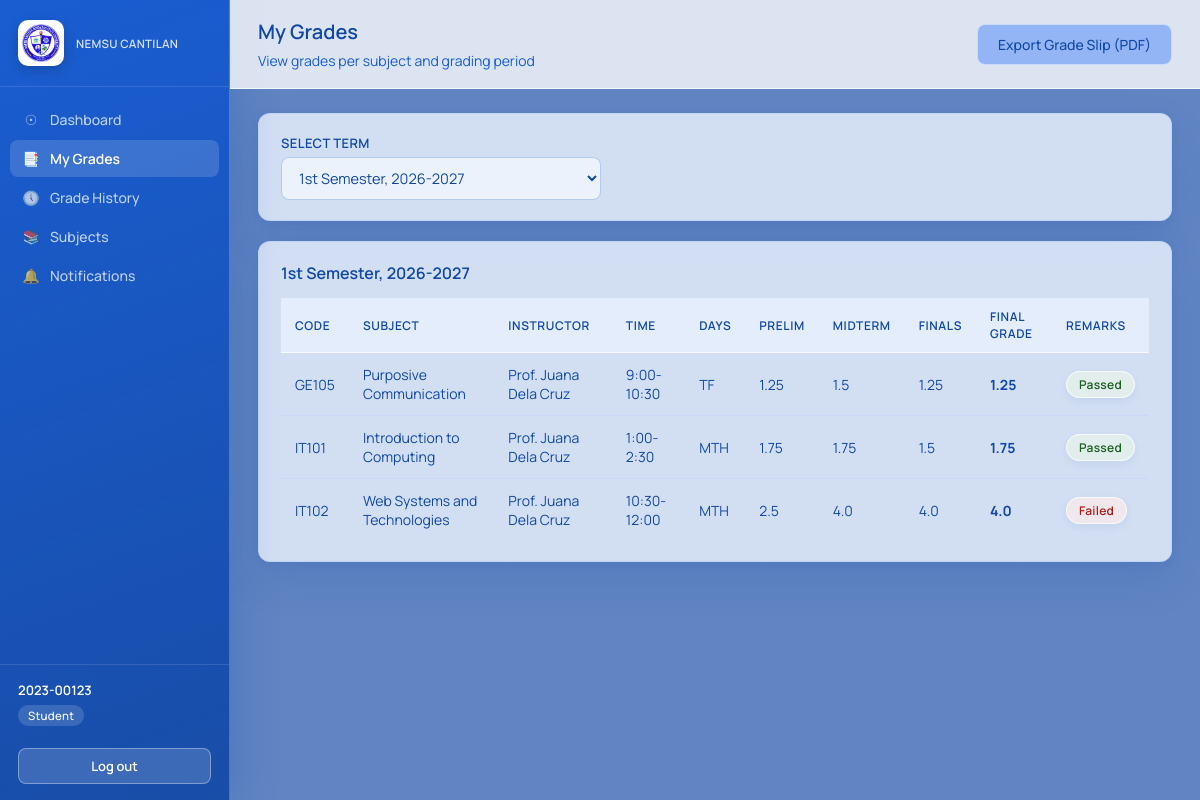
Screenshot of /student/grades (signed in) with the database file from the repository.
### tables this page shows
CREATE TABLE grades (
    id INTEGER PRIMARY KEY AUTOINCREMENT,
    enrollment_id INTEGER UNIQUE NOT NULL REFERENCES enrollments(id),
    prelim REAL,
    midterm REAL,
    finals REAL,
    final_grade REAL,
    remarks TEXT,
    status TEXT NOT NULL DEFAULT 'draft'
        CHECK (status IN ('draft', 'submitted', 'approved', 'released')),
    updated_at TEXT NOT NULL DEFAULT (datetime('now'))
);

CREATE TABLE subjects (
    id INTEGER PRIMARY KEY AUTOINCREMENT,
    code TEXT UNIQUE NOT NULL,
    name TEXT NOT NULL,
    units REAL NOT NULL DEFAULT 3
);

CREATE TABLE faculty (
    user_id INTEGER PRIMARY KEY REFERENCES users(id) ON DELETE CASCADE,
    full_name TEXT NOT NULL
, employee_id TEXT, verification_status TEXT NOT NULL DEFAULT 'approved', position TEXT NOT NULL DEFAULT 'Faculty', profile_image TEXT);

CREATE TABLE class_offerings (
    id INTEGER PRIMARY KEY AUTOINCREMENT,
    subject_id INTEGER NOT NULL REFERENCES subjects(id),
    section_id INTEGER NOT NULL REFERENCES sections(id),
    faculty_user_id INTEGER REFERENCES users(id),
    semester TEXT NOT NULL CHECK (semester IN ('1st Semester', '2nd Semester', 'Summer')),
    school_year TEXT NOT NULL
, meeting_time TEXT, meeting_days TEXT);

### routes/student.py (the view)
@bp.route("/grades")
@role_required("student")
def grades():
    conn = get_db()
    stu = _student(conn)
    terms = _terms_for_student(conn, session["user_id"])
    sem = request.args.get("semester")
    sy = request.args.get("school_year")
    current = (sem, sy) if sem and sy else (terms[0] if terms else (None, None))
    rows = _grades_for_term(conn, session["user_id"], *current) if current[0] else []
    conn.close()
    return render_template(
        "student/grades.html", student=stu, rows=rows, terms=terms, current=current,
    )

### app.py (called while the page is built)
def create_app():
    app = Flask(__name__)
    app.secret_key = "ogvs-dev-secret-key-change-me"  # TODO: move to env var in production
    app.register_blueprint(auth_bp)
    app.register_blueprint(student_bp)
    app.register_blueprint(faculty_bp)
    app.register_blueprint(admin_bp)
    @app.context_processor
    def inject_globals():
        from flask import session
        return {"current_role": session.get("role"), "current_username": session.get("username")}
    @app.errorhandler(403)
    def forbidden(e):
        return "403 — You don't have access to this page.", 403
    @app.errorhandler(404)
    def not_found(e):
        return "404 — Page not found.", 404
    return app

### database.py (called while the page is built)
def get_db():
    DB_PATH.parent.mkdir(exist_ok=True)
    conn = sqlite3.connect(DB_PATH)
    conn.row_factory = sqlite3.Row
    conn.execute("PRAGMA foreign_keys = ON")
    return conn

### routes/student.py (called while the page is built)
def _student(conn):
    return conn.execute(
        "SELECT * FROM students WHERE user_id = ?", (session["user_id"],)
    ).fetchone()

def _terms_for_student(conn, user_id):
    rows = conn.execute(
        """SELECT DISTINCT co.semester, co.school_year
           FROM enrollments e
           JOIN class_offerings co ON co.id = e.offering_id
           WHERE e.student_user_id = ?
           ORDER BY co.school_year DESC, co.semester""",
        (user_id,),
    ).fetchall()
    return [(r["semester"], r["school_year"]) for r in rows]

def _grades_for_term(conn, user_id, semester, school_year):
    return conn.execute(
        """SELECT s.code, s.name, s.units, co.meeting_time, co.meeting_days,
              g.prelim, g.midterm, g.finals,
                  g.final_grade, g.remarks, g.status, f.full_name AS instructor
           FROM enrollments e
           JOIN class_offerings co ON co.id = e.offering_id
           JOIN subjects s ON s.id = co.subject_id
           LEFT JOIN grades g ON g.enrollment_id = e.id
           LEFT JOIN faculty f ON f.user_id = co.faculty_user_id
           WHERE e.student_user_id = ? AND co.semester = ? AND co.school_year = ?
           ORDER BY s.code""",
        (user_id, semester, school_year),
    ).fetchall()

### templates/student/grades.html (shortened to what this page needs)
{% extends "base.html" %}
{% block page_title %}My Grades{% endblock %}
{% block page_subtitle %}View grades per subject and grading period{% endblock %}
{% block topbar_actions %}
{% if current[0] %}
<a class="btn btn-gold" href="{{ url_for('student.grade_slip', school_year=current[1], semester=current[0]) }}">Export Grade Slip (PDF)</a>
{% endif %}
{% endblock %}
{% block content %}
<div class="card">
  <div style="max-width:320px;">
    <label for="term">Select term</label>
    <select id="term" style="margin-bottom:0;">
      {% for sem, sy in terms %}
      <option value="{{ sem }}|{{ sy }}" {% if current[0]==sem and current[1]==sy %}selected{% endif %}>
        {{ sem }}, {{ sy }}
      </option>
      {% endfor %}
    </select>
  </div>
</div>
<div class="card">
  <h3>{{ current[0] }}, {{ current[1] }}</h3>
  {% if rows %}
  <div class="table-wrap">
  <table>
    <thead><tr><th>Code</th><th>Subject</th><th>Instructor</th><th>Time</th><th>Days</th><th>Prelim</th><th>Midterm</th><th>Finals</th><th>Final Grade</th><th>Remarks</th></tr></thead>
    <tbody>
      {% for r in rows %}
      <tr>
        <td>{{ r.code }}</td>
        <td>{{ r.name }}</td>
        <td>{{ r.instructor or "—" }}</td>
        <td>{{ r.meeting_time or "—" }}</td>
        <td>{{ r.meeting_days or "—" }}</td>
        {% if r.status == 'released' %}
        <td>{{ r.prelim if r.prelim is not none else "—" }}</td>
        <td>{{ r.midterm if r.midterm is not none else "—" }}</td>
        <td>{{ r.finals if r.finals is not none else "—" }}</td>
        <td><strong>{{ r.final_grade }}</strong></td>
        <td><span class="badge badge-{{ 'passed' if r.remarks == 'Passed' else 'failed' }}">{{ r.remarks }}</span></td>
        {% else %}
        <td colspan="4" style="color:#6597EC;">Not yet released by the instructor</td>
        <td><span class="badge badge-incomplete">Pending</span></td>
        {% endif %}
      </tr>
      {% endfor %}
    </tbody>
  </table>
  </div>
  {% else %}
  <div class="empty-state">No grade records for this term.</div>
  {% endif %}
</div>
{% endblock %}

### static/css/style.css (style rules this page uses)
:root { --nemsu-navy: #1248a5; --nemsu-navy-dark: #1248a5; --nemsu-blue: #185cd2; --nemsu-blue-light: #ecf3fe; --nemsu-sky: #6597ec; --nemsu-gold: #94b5f5; --nemsu-gold-dark: #185cd2; --text-dark: #1248a5; --text-muted: #185cd2; --border: rgba(192,211,248,0.8); --bg: #ecf3fe; --white: #FFFFFF; --success: #1b5e20; --success-bg: #e8f5e9; --danger: #b71c1c; --danger-bg: #fdecea; --warning: #e65100; --warning-bg: #fff8e1; --info: #1248a5; --info-bg: #c0d3f8; --radius: 12px; --glass: rgba(236,243,254,0.82); --glass-strong: rgba(255,255,255,0.94); --shadow: 0 18px 42px rgba(18,72,165,0.14), 0 2px 8px rgba(18,72,165,0.08); }
* { box-sizing: border-box; }
body { margin: 0; font-family: 'Manrope', 'Segoe UI', Roboto, Arial, sans-serif; background: linear-gradient(rgba(18, 72, 165, 0.72), rgba(18, 72, 165, 0.72)), url('../img/1.jpg') center / cover fixed no-repeat; background-attachment: fixed; color: var(--text-dark); font-size: 15px; overflow-x: hidden; }
a { color: var(--nemsu-navy); text-decoration: none; }
h1, h2, h3, h4 { margin: 0 0 6px; color: var(--text-dark); font-weight: 600; }
.card { background: var(--glass); border: 1px solid var(--border); border-radius: var(--radius); box-shadow: var(--shadow); padding: 20px 22px; margin-bottom: 20px; }
.card h3 { font-size: 16px; margin-bottom: 14px; font-weight: 600; }
table { width: 100%; border-collapse: collapse; font-size: 14px; }
thead th { background: rgba(236,243,254,0.72); color: var(--nemsu-navy); text-align: left; padding: 10px 14px; font-size: 12px; font-weight: 600; text-transform: uppercase; letter-spacing: 0.05em; border-bottom: 1px solid rgba(255,255,255,0.68); }
tbody td { padding: 12px 14px; border-bottom: 1px solid rgba(192,211,248,0.55); vertical-align: middle; color: var(--text-dark); }
tbody tr:last-child td { border-bottom: none; }
.table-wrap { width: 100%; overflow-x: auto; -webkit-overflow-scrolling: touch; }
.table-wrap table { min-width: 640px; }
.badge { display: inline-block; padding: 4px 12px; border-radius: 99px; font-size: 12px; font-weight: 600; text-transform: capitalize; letter-spacing: 0.02em; border: 1px solid rgba(255,255,255,0.72); box-shadow: 0 3px 10px rgba(18,72,165,0.08); backdrop-filter: blur(10px); -webkit-backdrop-filter: blur(10px); }
.badge-passed, .badge-released, .badge-approved-status { background: rgba(232,245,233,0.68); color: var(--success); }
.badge-failed { background: rgba(253,236,234,0.7); color: var(--danger); }
label { display: block; font-size: 13px; font-weight: 600; color: var(--nemsu-navy); margin-bottom: 5px; text-transform: uppercase; letter-spacing: 0.03em; }
input[type=text], input[type=password], input[type=email], input[type=number], select, textarea { width: 100%; padding: 10px 13px; border: 1.5px solid rgba(101,151,236,0.42); border-radius: 8px; font-size: 14.5px; margin-bottom: 14px; background: rgba(255,255,255,0.58); color: var(--text-dark); font-family: inherit; transition: border-color 0.2s; }
.btn { display: inline-block; padding: 10px 20px; border-radius: 8px; border: none; font-size: 14px; font-weight: 500; cursor: pointer; text-decoration: none; text-align: center; transition: all 0.2s; border: 1px solid rgba(255,255,255,0.5); backdrop-filter: blur(12px); -webkit-backdrop-filter: blur(12px); }
.btn-gold { background: var(--nemsu-gold); color: var(--nemsu-navy); }

### rows the page displays
grades: code "GE105", name "Purposive Communication", full_name "Prof. Juana Dela Cruz", meeting_time "9:00-10:30", meeting_days "TF", prelim "1.25", midterm "1.5", finals "1.25", final_grade "1.25", remarks "Passed"
grades: code "IT101", name "Introduction to Computing", full_name "Prof. Juana Dela Cruz", meeting_time "1:00-2:30", meeting_days "MTH", prelim "1.75", midterm "1.75", finals "1.5", final_grade "1.75", remarks "Passed"
grades: code "IT102", name "Web Systems and Technologies", full_name "Prof. Juana Dela Cruz", meeting_time "10:30-12:00", meeting_days "MTH", prelim "2.5", midterm "4.0", finals "4.0", final_grade "4.0", remarks "Failed"

### other values shown
{{ 'REGISTRAR' if current_role == 'admin' else current_username|upper }} "2023-00123"
{{ current_role }} "Student"
{{ current[0] }} "1st Semester"
{{ current[1] }} "2026-2027"
form field value "1st Semester, 2026-2027"
